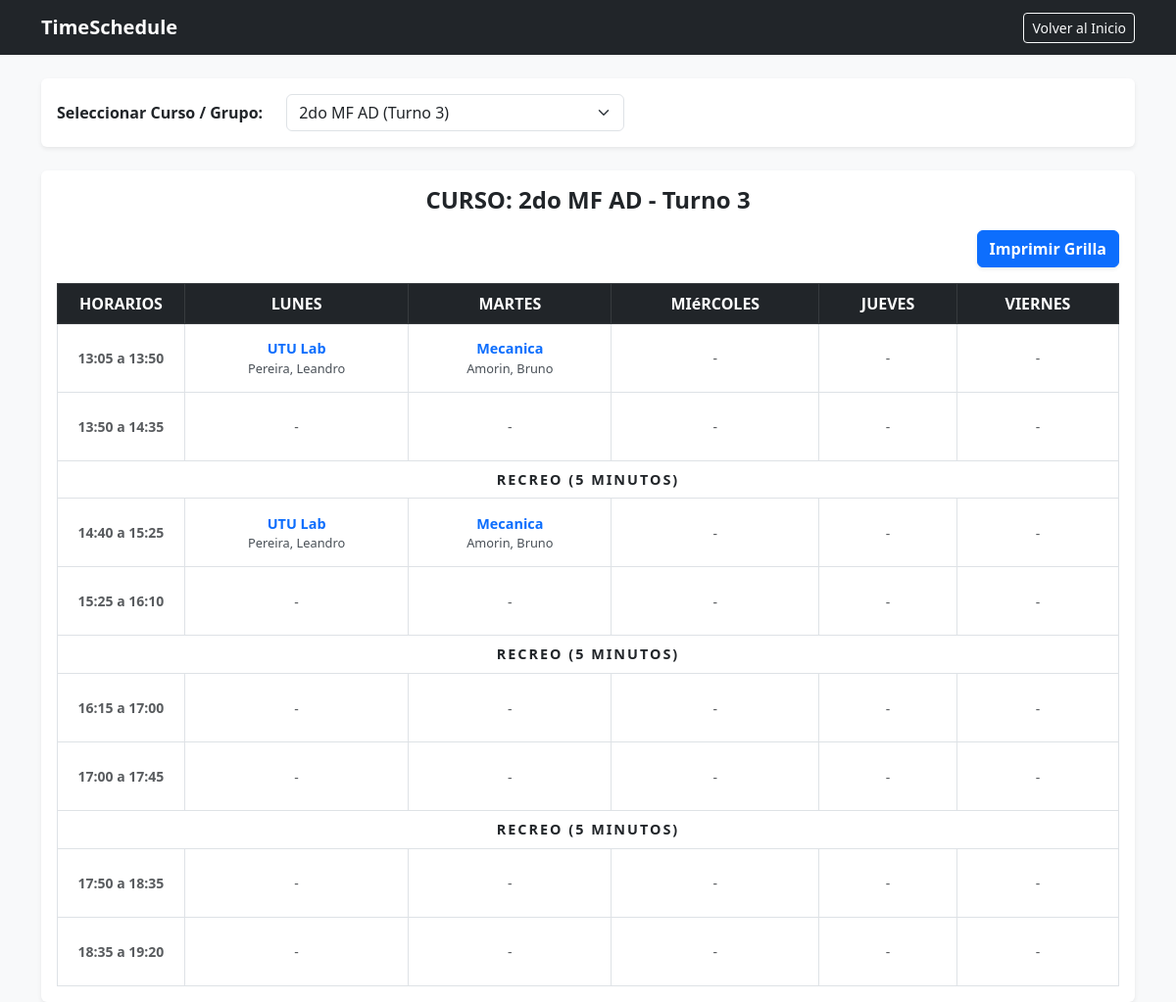
The app's page /ver_grillas.php with its own data.
### tables this page shows
CREATE TABLE `grupos` (
  `id` int(11) NOT NULL,
  `nombre_grupo` varchar(50) NOT NULL,
  `turno` varchar(50) NOT NULL,
  `salon_id` int(11) DEFAULT NULL
);

CREATE TABLE `modulos_horarios` (
  `id` int(11) NOT NULL,
  `turno` varchar(50) NOT NULL,
  `numero_modulo` int(11) NOT NULL,
  `hora_inicio` time NOT NULL,
  `hora_fin` time NOT NULL
);

CREATE TABLE `materias` (
  `id` int(11) NOT NULL,
  `nombre` varchar(100) NOT NULL,
  `tipo` varchar(100) DEFAULT 'Equivalente / Común'
);

CREATE TABLE `docentes` (
  `id` int(11) NOT NULL,
  `ci` varchar(12) NOT NULL,
  `nombre` varchar(50) NOT NULL,
  `apellido` varchar(50) NOT NULL,
  `correo` varchar(100) DEFAULT NULL,
  `telefono` varchar(50) DEFAULT NULL
);

### ver_grillas.php (the view, shortened to what this page needs)
<?php
require_once 'config/conexion.php';
$grupo_id = $_GET['grupo_id'] ?? null;
$sqlGruposConGrillaConfirmada = "SELECT DISTINCT g.* FROM grupos g
                                  JOIN grillas gr ON g.id = gr.grupo_id
                                  WHERE gr.estado = 'Confirmado'
                                  ORDER BY g.nombre_grupo ASC";
$grupos = $pdo->query($sqlGruposConGrillaConfirmada)->fetchAll();
if (!$grupo_id && count($grupos) > 0) {
    $grupo_id = $grupos[0]['id'];
}
$grupoActual = null;
$modulos = [];
$clasesGuardadas = [];
$grillaConfirmada = false;
if ($grupo_id) {
    $stmtG = $pdo->prepare("SELECT * FROM grupos WHERE id = :id");
    $stmtG->execute([':id' => $grupo_id]);
    $grupoActual = $stmtG->fetch();
    if ($grupoActual) {
        $stmtGrillaCheck = $pdo->prepare("SELECT id FROM grillas WHERE grupo_id = :grupo_id AND estado = 'Confirmado' LIMIT 1");
        $stmtGrillaCheck->execute([':grupo_id' => $grupo_id]);
        $grillaData = $stmtGrillaCheck->fetch();
        if ($grillaData) {
            $grillaConfirmada = true;
            $stmtMod = $pdo->prepare("SELECT * FROM modulos_horarios WHERE turno = :turno ORDER BY hora_inicio ASC");
            $stmtMod->execute([':turno' => $grupoActual['turno']]);
            $modulos = $stmtMod->fetchAll();
            $sqlClases = "SELECT hc.*, m.nombre AS materia_nombre, d.nombre AS docente_nombre, d.apellido AS docente_apellido
                          FROM horarios_clase hc
                          JOIN grillas gr ON hc.grilla_id = gr.id
                          JOIN materias m ON hc.materia_id = m.id
                          JOIN docentes d ON hc.docente_id = d.id
                          WHERE gr.grupo_id = :grupo_id AND gr.estado = 'Confirmado'";
            $stmtC = $pdo->prepare($sqlClases);
            $stmtC->execute([':grupo_id' => $grupo_id]);
            foreach ($stmtC->fetchAll() as $row) {
                $clasesGuardadas[$row['modulo_id']][$row['dia_semana']] = $row;
            }
        }
    }
}
$dias = ['Lunes', 'Martes', 'Miércoles', 'Jueves', 'Viernes'];
?>
<!DOCTYPE html>
<html lang="es">
<head>
    <link href="https://cdn.jsdelivr.net/npm/bootstrap@5.3.0/dist/css/bootstrap.min.css" rel="stylesheet">
</head>
<body class="bg-light">
<nav class="navbar navbar-dark bg-dark mb-4 no-imprimir">
    <div class="container">
        <a class="navbar-brand fw-bold" href="index.php">TimeSchedule</a>
        <a href="index.php" class="btn btn-outline-light btn-sm">Volver al Inicio</a>
    </div>
</nav>
<div class="container">
    <div class="card shadow-sm border-0 mb-4 p-3 no-imprimir">
        <form method="GET" class="row align-items-center">
            <label class="col-auto fw-bold">Seleccionar Curso / Grupo:</label>
            <div class="col-md-4">
                <select name="grupo_id" class="form-select" onchange="this.form.submit()">
                    <?php if (empty($grupos)): ?>
                        <option value="">No hay grillas confirmadas disponibles</option>
                    <?php else: ?>
                        <?php foreach ($grupos as $g): ?>
                            <option value="<?= $g['id'] ?>" <?= $g['id'] == $grupo_id ? 'selected' : '' ?>>
                                <?= htmlspecialchars($g['nombre_grupo']) ?> (<?= $g['turno'] ?>)
                            </option>
                        <?php endforeach; ?>
                    <?php endif; ?>
                </select>
            </div>
        </form>
    </div>
    <?php if ($grupoActual): ?>
        <div class="table-responsive shadow-sm bg-white p-3 rounded">
            <h4 class="text-center fw-bold mb-3">CURSO: <?= htmlspecialchars($grupoActual['nombre_grupo']) ?> - <?= $grupoActual['turno'] ?></h4>
            <?php if (!$grillaConfirmada): ?>
                <div class="alert alert-warning text-center fw-bold py-4 mb-0 no-imprimir">
                    Este grupo aún no cuenta con una grilla confirmada disponible para la visualización pública.
                </div>
            <?php else: ?>
                <div class="d-flex justify-content-end mb-3 no-imprimir">
                    <button onclick="window.print()" class="btn btn-primary fw-bold shadow-sm">
                        Imprimir Grilla
                    </button>
                </div>
                <table class="table table-bordered text-center align-middle mb-0">
                    <thead class="table-dark">
                        <tr>
                            <th style="width: 12%;">HORARIOS</th>
                            <?php foreach ($dias as $d): ?>
                                <th><?= strtoupper($d) ?></th>
                            <?php endforeach; ?>
                        </tr>
                    </thead>
                    <tbody>
                        <?php
                        $num_modulos = count($modulos);
                        for ($i = 0; $i < $num_modulos; $i++):
                            $mod = $modulos[$i];
                        ?>
                            <tr>
                                <td class="fw-bold text-muted small">
                                    <?= substr($mod['hora_inicio'], 0, 5) ?> a <?= substr($mod['hora_fin'], 0, 5) ?>
                                </td>
                                <?php foreach ($dias as $dia): ?>
                                    <?php $clase = $clasesGuardadas[$mod['id']][$dia] ?? null; ?>
                                    <td style="height: 70px;">
                                        <?php if ($clase): ?>
                                            <div class="materia-title"><?= htmlspecialchars($clase['materia_nombre']) ?></div>
                                            <div class="docente-name"><?= htmlspecialchars($clase['docente_apellido'] . ', ' . $clase['docente_nombre']) ?></div>
                                        <?php else: ?>
                                            <span class="text-muted small">-</span>
                                        <?php endif; ?>
                                    </td>
                                <?php endforeach; ?>
                            </tr>
                            <?php
                            if ($i < $num_modulos - 1) {
                                $mod_next = $modulos[$i + 1];
                                $fin_actual = strtotime($mod['hora_fin']);
                                $inicio_siguiente = strtotime($mod_next['hora_inicio']);
                                $diff_min = round(($inicio_siguiente - $fin_actual) / 60);
                                if ($diff_min > 0) {
                                    echo "<tr class='fila-recreo'>";
                                    echo "<td colspan='6' class='text-center py-2'>RECREO ({$diff_min} MINUTOS)</td>";
                                    echo "</tr>";
                                }
                            }
                            ?>
                        <?php endfor; ?>
                    </tbody>
                </table>
            <?php endif; ?>
        </div>
    <?php endif; ?>
</div>
</body>
</html>

### ver_grillas.php (style rules this page uses)
.materia-title { font-weight: bold; font-size: 0.9rem; color: #0d6efd; }
.docente-name { font-size: 0.8rem; color: #495057; }
.fila-recreo { background-color: #e9ecef; color: #495057; font-weight: bold; font-size: 0.9rem; letter-spacing: 2px; }

### records on screen
grupos: nombre_grupo "2do MF AD", turno "Turno 3"
modulos_horarios: hora_inicio "13:05", hora_fin "13:50", id.nombre "UTU Lab", id.nombre "Pereira, Leandro", id.nombre "Mecanica", id.nombre "Amorin, Bruno"
modulos_horarios: hora_inicio "13:50", hora_fin "14:35", diff_min "5"
modulos_horarios: hora_inicio "14:40", hora_fin "15:25", id.nombre "UTU Lab", id.nombre "Pereira, Leandro", id.nombre "Mecanica", id.nombre "Amorin, Bruno"
modulos_horarios: hora_inicio "15:25", hora_fin "16:10", diff_min "5"
modulos_horarios: hora_inicio "16:15", hora_fin "17:00"
modulos_horarios: hora_inicio "17:00", hora_fin "17:45", diff_min "5"
modulos_horarios: hora_inicio "17:50", hora_fin "18:35"
modulos_horarios: hora_inicio "18:35", hora_fin "19:20"

### other values on screen
$d "LUNES"
$d "MARTES"
$d "MIéRCOLES"
$d "JUEVES"
$d "VIERNES"
form field grupo_id "2do MF AD (Turno 3)"
